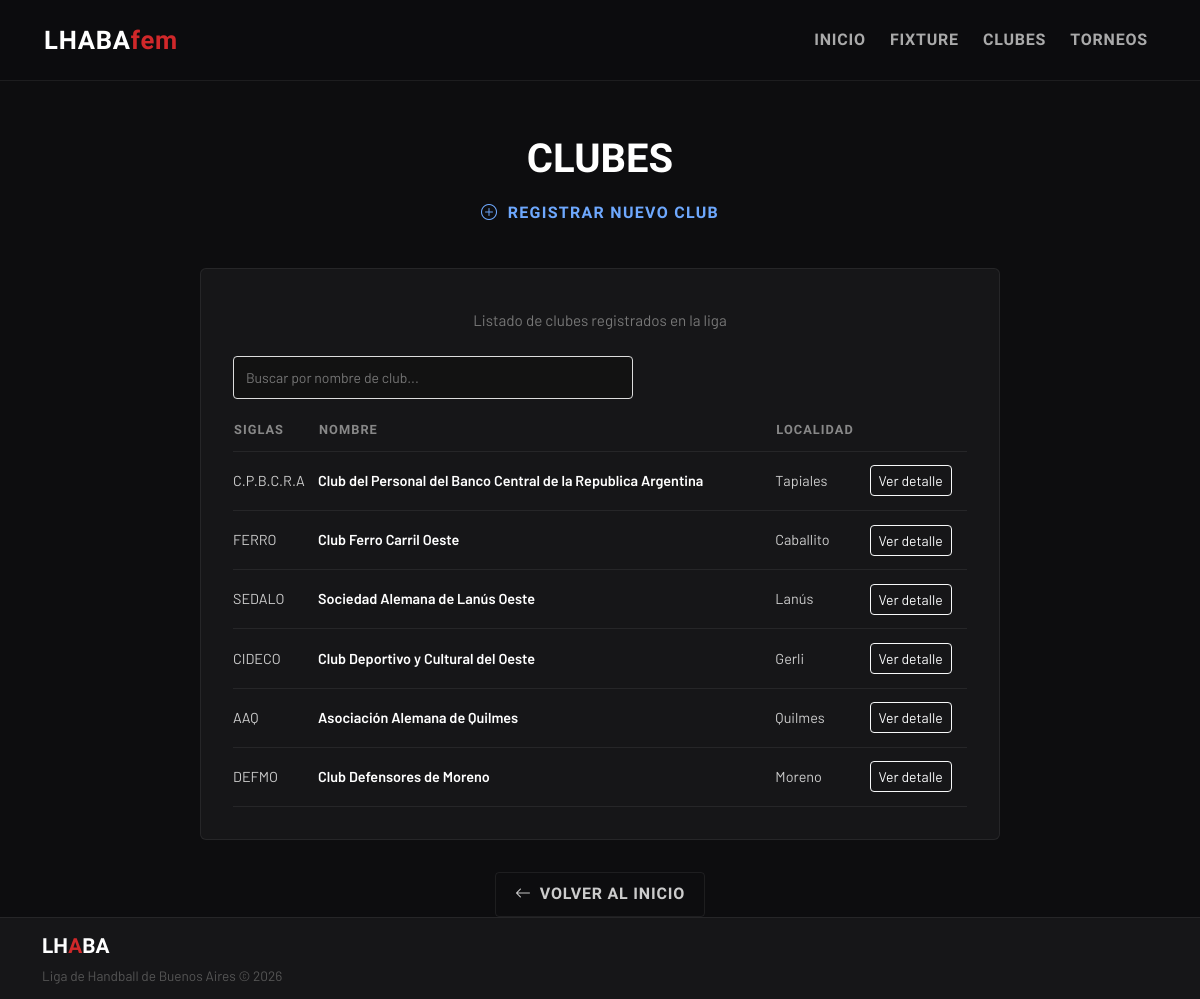
/clubes, run on the app's committed database.
### clubes/models.py (models this page shows, shortened)
class ClubesRegistrados(models.Model):
    id = models.AutoField(primary_key=True)
    nombre_siglas = models.CharField()
    nombre_completo = models.CharField()
    nombre_corto = models.CharField(max_length=30,null=True)
    localidad = models.CharField()
    email = models.EmailField()
    fecha_ingreso = models.DateField(auto_now_add=True)

### clubes/views.py (the view)
# urls.py: path("clubes",clubes_list,name="clubes_list"),
def clubes_list(request):
    nombre = request.GET.get("search")
    clubes_query = ClubesRegistrados.objects.all()
    if nombre is not None:
        clubes_query = ClubesRegistrados.objects.filter(
            nombre_completo__icontains=nombre
        )
    contexto = {
        "clubes_list" : list(clubes_query)
    }
    return render(request, "clubes/clubes_list.html", contexto)

### clubes/templates/clubes/clubes_list.html (shortened to what this page needs)
{% extends 'index.html' %}
{% block princ_content %}
  <div class="container-xl">
    <div class="page-header">
      <div class="page-title">Clubes</div>
        <a href="{% url 'registrar_club' %}" class="btn-cta btn-cta-danger">
        <i class="bi bi-plus-circle"></i> Registrar nuevo club
      </a>
    </div>
    <div class="table-card">
    <div class="text-center mb-4">
      <div class="page-subtitle">Listado de clubes registrados en la liga</div>
    </div>
    <div class="search-container" style="display: flex; gap: 10px; margin-bottom: 20px; max-width: 400px;">
      <form method="GET" style="display: flex; gap: 10px; width: 100%;">
        <input
          type="text"
          name="search"
          placeholder="Buscar por nombre de club..."
          value="{{ request.GET.search }}"
          class="search-input"
          style="flex: 1; padding: 10px 12px; border: 1px solid #ddd; border-radius: 4px; font-size: 14px;"
        >
      </form>
    </div>
      <table>
        <thead>
          <tr>
            <th>Siglas</th>
            <th>Nombre</th>
            <th>Localidad</th>
            <th></th>
          </tr>
        </thead>
        <tbody>
          {% for club in clubes_list %}
          <tr>
            <td>{{ club.nombre_siglas }}</td>
            <td class="club-name">{{ club.nombre_completo }}</td>
            <td>{{ club.localidad }}</td>
            <td>
              <a href="{% url 'club_detalle' club.id %}" class="btn btn-sm btn-outline-light">
                Ver detalle
              </a>
            </td>
          </tr>
          {% empty %}
          <tr>
            <td colspan="7">No hay clubes registrados.</td>
          </tr>
          {% endfor %}
        </tbody>
      </table>
    </div>
    <div class="text-center">
      <a href="{% url 'home' %}" class="back-btn">
        <i class="bi bi-arrow-left"></i> Volver al inicio
      </a>
    </div>
  </div>
{% endblock %}

### templates/index.html (style rules this page uses)
:root { --lhaba-red: #D0282A; --lhaba-red-dark: #A01E20; --lhaba-gold: #E8A020; --bg-dark: #0D0D0F; --bg-card: #161618; --bg-card-hover: #1E1E22; --border-subtle: rgba(255,255,255,0.07); }
* { box-sizing: border-box; }
body { background-color: var(--bg-dark); font-family: 'Barlow', sans-serif; color: #E0E0E0; min-height: 100vh; overflow-x: hidden; display: flex; flex-direction: column; }
html, body { height: 100%; }
.btn-cta { font-family: 'Barlow Condensed', sans-serif; font-weight: 700; font-size: 1rem; letter-spacing: 0.08em; text-transform: uppercase; padding: 0.7rem 1.6rem; border-radius: 4px; display: inline-flex; align-items: center; gap: 0.6rem; transition: all 0.2s ease; text-decoration: none; min-width: 170px; justify-content: center; }
.page-header { padding: 3rem 0 2rem; text-align: center; }
.page-title { font-family: 'Barlow Condensed', sans-serif; font-weight: 800; font-size: 2.8rem; text-transform: uppercase; color: #fff; }
.page-subtitle { color: #777; margin-top: 0.5rem; font-size: 0.95rem; }
.table-card { background-color: var(--bg-card); border: 1px solid var(--border-subtle); border-radius: 6px; padding: 2rem; }
table { width: 100%; border-collapse: collapse; }
thead { border-bottom: 1px solid var(--border-subtle); }
thead th { font-family: 'Barlow Condensed', sans-serif; font-weight: 600; font-size: 0.8rem; letter-spacing: 0.08em; text-transform: uppercase; color: #888; padding-bottom: 0.75rem; }
tbody tr { border-bottom: 1px solid var(--border-subtle); transition: background 0.2s; }
tbody td { padding: 0.85rem 0; font-size: 0.9rem; color: #ccc; }
.club-name { font-weight: 600; color: #fff; }
.back-btn { margin-top: 2rem; display: inline-flex; align-items: center; gap: 0.5rem; font-family: 'Barlow Condensed', sans-serif; font-weight: 600; letter-spacing: 0.05em; text-transform: uppercase; color: #ccc; text-decoration: none; border: 1px solid var(--border-subtle); padding: 0.6rem 1.2rem; border-radius: 4px; transition: all 0.2s; }
.table-card { background-color: var(--bg-card); border: 1px solid var(--border-subtle); border-radius: 6px; padding: 2rem; max-width: 800px; margin: 0 auto; }
.page-title { font-family: 'Barlow Condensed', sans-serif; font-weight: 800; font-size: 2.5rem; text-transform: uppercase; color: #fff; }
.back-btn { margin-top: 2rem; display: inline-flex; align-items: center; gap: 0.5rem; font-family: 'Barlow Condensed', sans-serif; font-weight: 600; text-transform: uppercase; color: #ccc; text-decoration: none; border: 1px solid var(--border-subtle); padding: 0.6rem 1.2rem; border-radius: 4px; transition: all 0.2s; }
.container-xl { position: relative; z-index: 1; }

### data on the page
ClubesRegistrados: nombre_siglas "C.P.B.C.R.A", nombre_completo "Club del Personal del Banco Central de la Republica Argentina", localidad "Tapiales"
ClubesRegistrados: nombre_siglas "FERRO", nombre_completo "Club Ferro Carril Oeste", localidad "Caballito"
ClubesRegistrados: nombre_siglas "SEDALO", nombre_completo "Sociedad Alemana de Lanús Oeste", localidad "Lanús"
ClubesRegistrados: nombre_siglas "CIDECO", nombre_completo "Club Deportivo y Cultural del Oeste", localidad "Gerli"
ClubesRegistrados: nombre_siglas "AAQ", nombre_completo "Asociación Alemana de Quilmes", localidad "Quilmes"
ClubesRegistrados: nombre_siglas "DEFMO", nombre_completo "Club Defensores de Moreno", localidad "Moreno"
